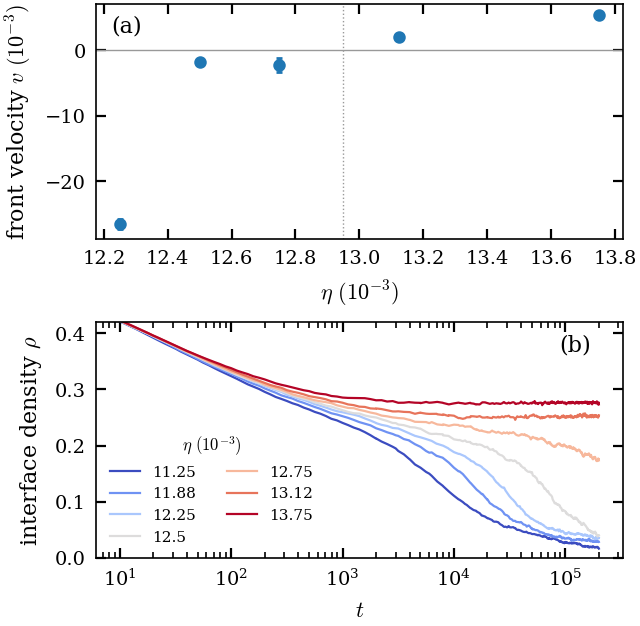

This chart was generated by the following Python code:
"""Fig. eta: the single-noise rule w(j) = alpha R(j) + eta [j in {1,2,4,5}] at alpha = 1/2 (E17).
(a) strip-front velocity against eta (3 seeds); (b) bulk interface density against time, L = 2048."""
import glob
import os

import matplotlib.pyplot as plt
import numpy as np

from common import COL, RUNS, label, save
import fronts_util as fu

import csv
from collections import defaultdict
from common import FIGDATA
g = defaultdict(list)
for r in csv.DictReader(open(os.path.join(FIGDATA, "E17_eta_front_fronts.csv"))):
    if int(r["npts"]) >= 20:   # fronts fitted over >= 20 records; below eta* the interior orders first
        g[float(r["run"].split("_q")[1].split("_")[0])].append(float(r["v"]))
q = np.array(sorted(g))
v = np.array([np.mean(g[k]) for k in q])
se = np.array([np.std(g[k], ddof=1) / np.sqrt(len(g[k])) if len(g[k]) > 1 else np.nan for k in q])
fig, (a, b) = plt.subplots(2, 1, figsize=(COL, 3.6), gridspec_kw=dict(hspace=0.35))
ok = np.isfinite(v)
a.errorbar(q[ok] * 1e3, v[ok] * 1e3, se[ok] * 1e3, fmt="o", color="C0", ms=3.5, capsize=1.2)
a.axhline(0, color="0.6", lw=0.5)
qs, sl = fu.crossing(q, v)
print(f"eta* = {qs:.5f}, slope {sl:.2f}, eta* dv/deta = {qs * sl:.3f}")
a.axvline(qs * 1e3, color="0.6", lw=0.5, ls=":")
a.set(xlabel=r"$\eta\ (10^{-3})$", ylabel=r"front velocity $v\ (10^{-3})$")
label(a, "(a)")
cmap = plt.get_cmap("coolwarm")
files = sorted(glob.glob(os.path.join(RUNS, "E17_eta_bulk", "out", "eta_a0.5_q*_L2048_s1.txt")),
               key=lambda f: float(os.path.basename(f).split("_q")[1].split("_")[0]))
for i, f in enumerate(files):
    eta = float(os.path.basename(f).split("_q")[1].split("_")[0])
    r = np.array([[float(x) for x in ln.split()] for ln in open(f) if ln.strip() and not ln.startswith("#")])
    sel = r[:, 0] >= 10
    b.plot(r[sel, 0], r[sel, 2], color=cmap(i / (len(files) - 1)), lw=0.8, label=f"{eta * 1e3:.4g}")
b.set(xscale="log", xlabel=r"$t$", ylabel=r"interface density $\rho$", ylim=(0, 0.42))
b.legend(fontsize=5.5, title=r"$\eta\ (10^{-3})$", title_fontsize=6, ncol=2, loc="lower left")
label(b, "(b)", x=0.88, y=0.95)
save(fig, "fig_eta")
